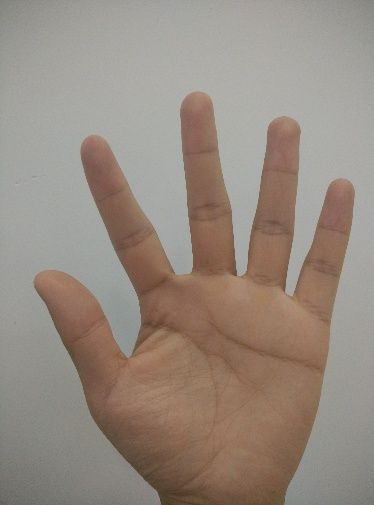
#> input picture Datasets/hand1.jpg, 374 x 505 px
$ python '12_反向投影.py'
#> lines starting #> are read from the running program, lines starting #| are printed output that depends on the picture; after the words box and inside, x2 and y2 are one past the last pixel; in counts of white or black regions, pixels touching at a corner belong together
# 反向投影
import cv2
import numpy as np
import matplotlib.pyplot as plt

def nothing(x):
	pass

img = cv2.imread('../Datasets/hand1.jpg')
#> img is the input picture: shape (505, 374, 3); mean B, G, R 128.1, 138.3, 150.6
ROI = cv2.imread('../Datasets/ROI.jpg')
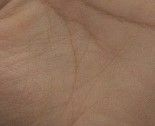
#> input picture Datasets/ROI.jpg, 155 x 126 px
#> ROI is the input picture: shape (126, 155, 3); mean B, G, R 89.5, 111.4, 143.9

# 将图像抓转化为HSV空间
imgHSV = cv2.cvtColor(img, cv2.COLOR_BGR2HSV)
#> imgHSV: shape (505, 374, 3); mean H, S, V 24.2, 42.2, 151.1
roiHSV = cv2.cvtColor(ROI, cv2.COLOR_BGR2HSV)
#> roiHSV: shape (126, 155, 3); mean H, S, V 12.2, 96.7, 143.9

# 创建H值的滑动条
cv2.namedWindow('BackPro Image')
cv2.createTrackbar('H-Value', 'BackPro Image', 0, 180, nothing)
#> slider 'H-Value' is set to 60

while True:
	hSize = cv2.getTrackbarPos('H-Value', 'BackPro Image')
	hSize = max(2, hSize)
	# 计算roi区域H-S直方图
	roiHsvHist = cv2.calcHist([roiHSV], [0, 1], None, [hSize, 256], [0, 180, 0, 256])
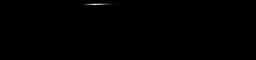
#> roiHsvHist: shape (60, 256) float32; min 0, max 1045, mean 1.3; drawn with min black and max white
	cv2.normalize(roiHsvHist, roiHsvHist, 0, 255, cv2.NORM_MINMAX)
#> roiHsvHist: shape (60, 256) float32; 0.82% of pixels changed, all inside (x1, y1, x2, y2) = (79, 2, 131, 6)
	# 根据ROI区域的直方图方向投影
	BackProImg = cv2.calcBackProject([imgHSV], [0, 1], roiHsvHist, [0, 180, 0, 256], 1)
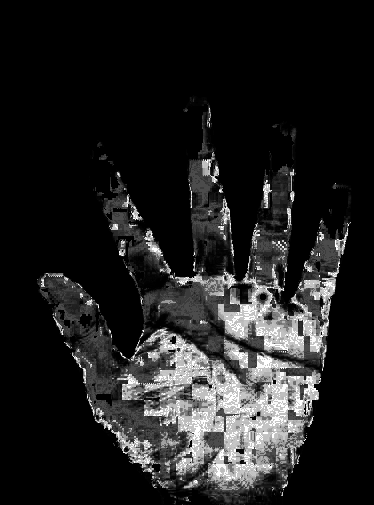
#> BackProImg: shape (505, 374); min 0, max 255, mean 32.3
	cv2.imshow('BackPro Image', BackProImg)
	if cv2.waitKey(1) & 0xFF == ord('q'):
#> (key q is pressed here)
		break
cv2.destroyAllWindows()
